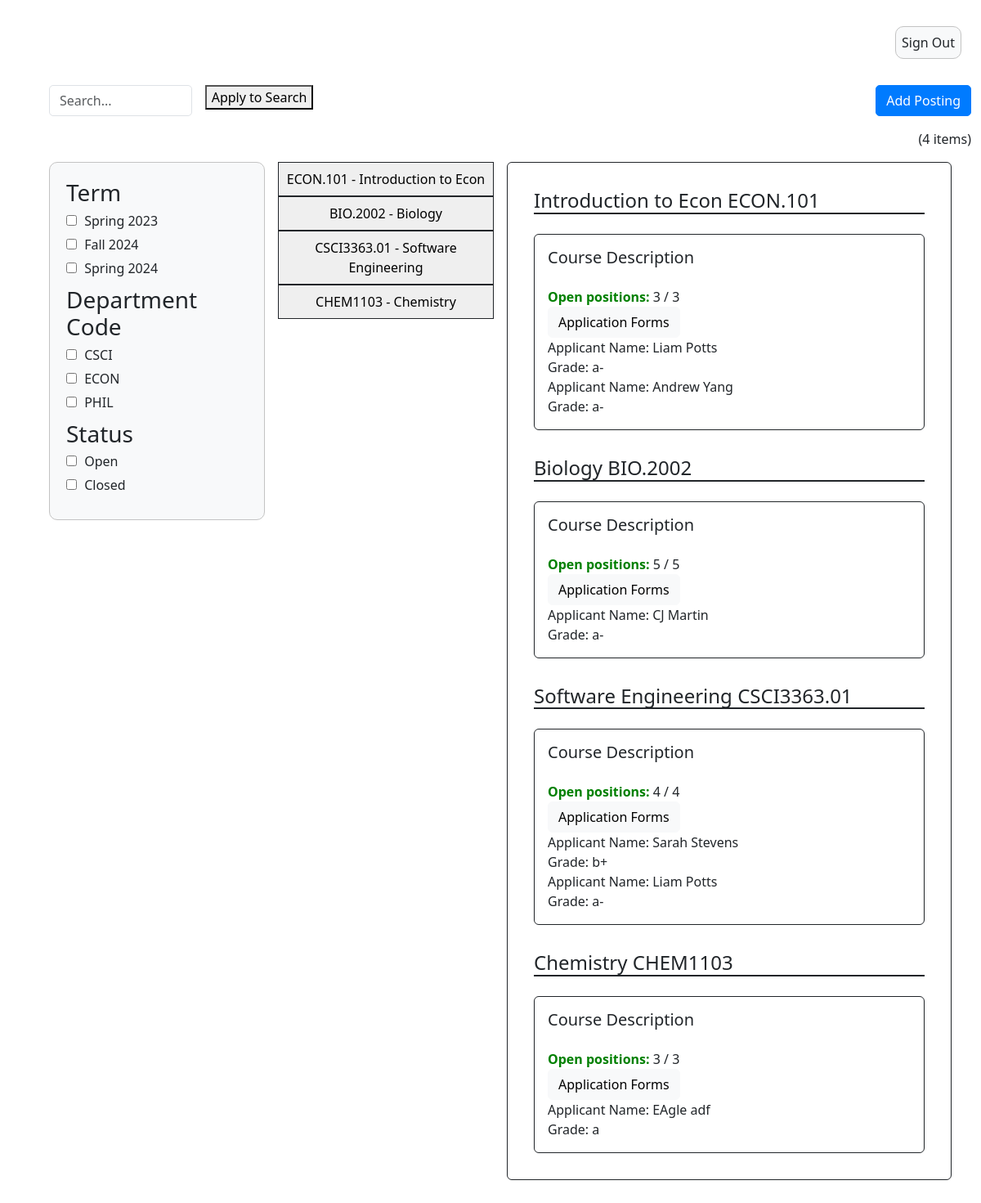
/instructor_summary/, run on an earlier commit of the app's database.
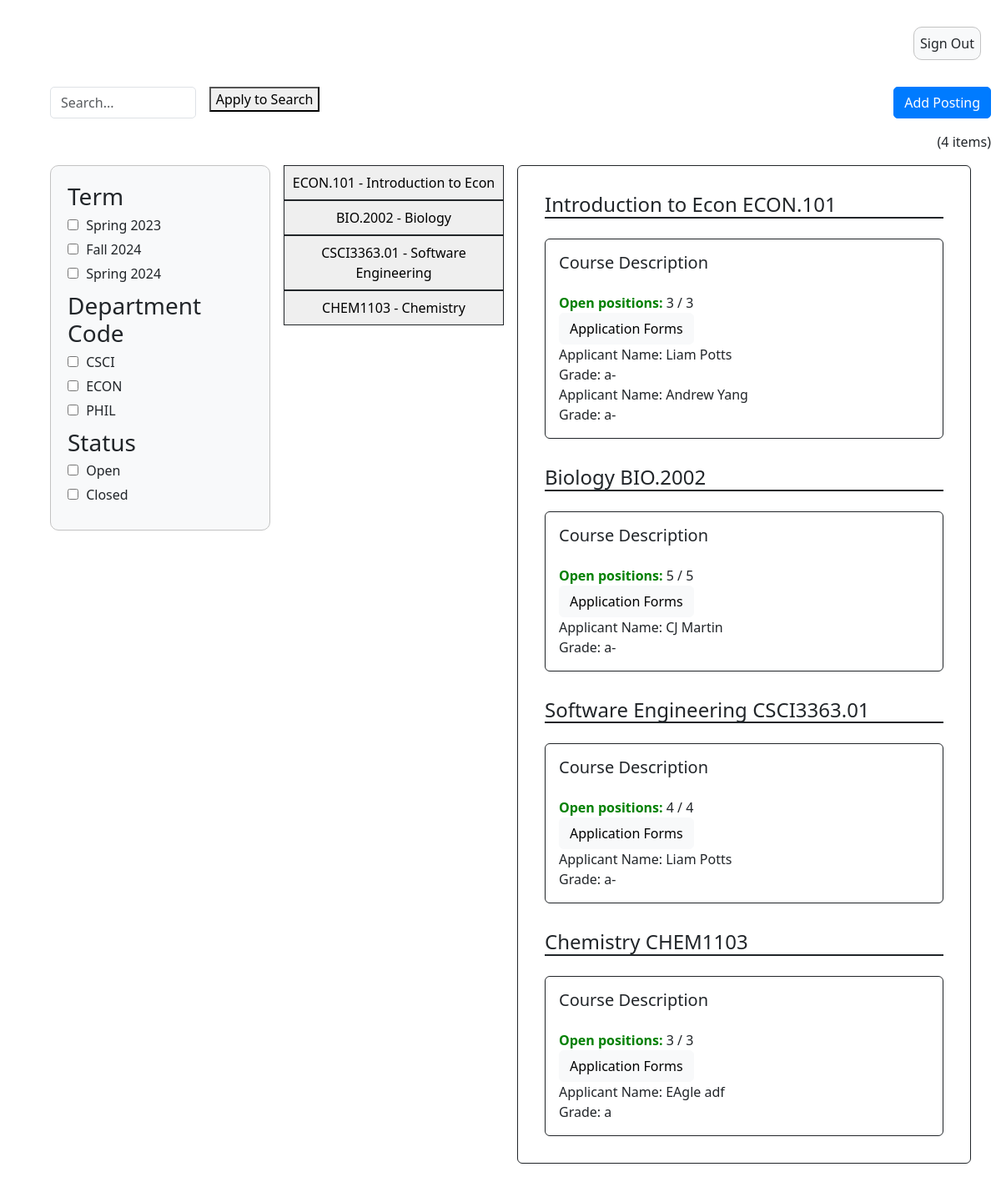
And on a later commit of the database.
### InstructorAddCourse/models.py (models this page shows)
class InstructorAddCourse(models.Model):
	course_name = models.CharField(max_length=255)
	course_number = models.CharField(max_length=255)
	course_instructor = models.CharField(max_length=255)
	description = models.CharField(max_length=800)
	total_time_commitment = models.DecimalField(max_digits=2, decimal_places=0, validators=[MinValueValidator(0)], default=0)
	has_discussion = models.CharField(choices=[('yes', 'Yes'),('no', 'No')], max_length=50, default='')
	num_ta_needed = models.DecimalField(max_digits=2, decimal_places=0, validators=[MinValueValidator(0)], default=0)
	curr_num_ta = models.IntegerField(default=0)
	graded_meeting = models.CharField(choices=[('yes', 'Yes'),('no', 'No')], max_length=50, default='')
	office_hours = models.DecimalField(max_digits=2, decimal_places=0, validators=[MinValueValidator(0)], default=0)
	other_info = models.CharField(max_length=800, default=None)
	term = models.CharField(default=get_default_term(), max_length=100)

### application/models.py (models this page shows)
class Application(models.Model):
    course_name = models.CharField(max_length=200, default=None, blank = False, null=False)
    course_number = models.CharField(max_length=200, default=None)
    description = models.CharField(max_length=800, default=None)
    first_name = models.CharField(max_length=255, default=None)
    last_name = models.CharField(max_length=255, default=None)
    eagle_id = models.CharField(max_length=255, default=None)
    GRADES = (
        ('--', '--'),
        ('a', 'A'),
        ('a-', 'A-'),
        ('b+', 'B+'),
        ('b-', 'B-'),
        ('c+', 'C+'),
        ('c', 'C'),
        ('c-', 'C-'),
        ('d+', 'D+'),
        ('d', 'D'),
        ('d-', 'D-'),
        ('f', 'F'),
        ('n/a', 'N/A')
    )
    GRAD = (
        ('--', '--'),
        ('2023','2023'),
        ('2024', '2024'),
        ('2025', '2025'),
        ('2026', '2026')
    )
    grad = models.CharField(max_length=50, choices=GRAD, default='')
    past_course = models.CharField(choices=[('yes', 'Yes'),('no', 'No')], max_length=50, default='')
    grade = models.CharField(max_length=50, choices=GRADES, default='')
    hours = models.DecimalField(max_digits=2, decimal_places=0, validators=[MinValueValidator(0)], default=0)
    other_courses = models.CharField(max_length=800, default=None)
    misc_information = models.CharField(max_length=800, default=None)

### instructorSummary/views.py (the view)
# urls.py: path('instructor_summary/', instructor_summary_view),
def instructor_summary_view(response):
    course_objects = InstructorAddCourse.objects.all()
    course_count = course_objects.count()
    application_objects = Application.objects.all()
    search_query = response.GET.get('q', '')
    term_filter = response.GET.get('term', '')
    status_filter = response.GET.get('status', '')
    dept_filter = response.GET.get('dept-code', '')
    applied_filters = []
    if search_query:
        course_objects = course_objects.filter(
            course_name__icontains=search_query)
        applied_filters.append(('q', search_query))
    if term_filter:
        if term_filter in term_keys:
            course_objects = [course for course in course_objects if get_term(
                course) == term_filter]
            applied_filters.append(('term', term_filter))
    if dept_filter:
        if dept_filter in dept_keys:
            course_objects = [course for course in course_objects if get_dept(
                course) == dept_filter]
            applied_filters.append(('dept-code', dept_filter))
    if status_filter:
        if status_filter in status_keys:
            course_objects = [course for course in course_objects if get_status(
                course) == status_filter]
            applied_filters.append(('status', status_filter))
    else:
        applied_filters = [f for f in applied_filters if f[0] != 'status']
    context = {'course_objects': course_objects,
               'course_count': course_count,
               'application_objects': application_objects,
               'applied_filters': applied_filters}
    return render(response, "instructorSummary.html", context)

### templates/instructorSummary.html (shortened to what this page needs)
<!DOCTYPE html>
{% extends 'appbase.html' %} {% block content %} {% load static %}
<html>
    <head>
        <link rel="stylesheet" href="{% static 'adminSummary.css' %}" />
    </head>
        <body>
            <div class="container-fluid">
              <form method="get">
              <div class="row">
                <div class="col-sm-2">
                  <input
                    type="text"
                    class="form-control"
                    id="search"
                    name="q"
                    placeholder="Search..."
                  />
                </div>
                <div class="col-sm-2">
                  <button id="apply-to-search-btn">Apply to Search</button>
                </div>
                <div class="col-sm">
                </div>
                <div class="col-md-4">
                  <div class="text-end">
                    <a href="{% url 'add_course' %}" id="add-posting-btn" class="btn btn-primary">
                      Add Posting
                    </a>
                  </div>
                </div>
              </div>
              <div class="row" id="item-row">
                <div class="col-sm">
                  <div class="text-end">({{course_count}} items)</div>
                </div>
              </div>
              </div>
                <div class="row">
                    <div class="col">
                        <div class="filter-box">
                          <div class="filter-group">
                            <h3>Term</h3>
                            <label>
                              <input type="checkbox" name="term" value="Spring 2023"/>
                              Spring 2023
                            </label>
                            <label>
                              <input type="checkbox" name="term" value="Fall 2024"/>
                              Fall 2024
                            </label>
                            <label>
                             <input type="checkbox" name="term" value="Spring 2024"/>
                             Spring 2024
                           </label>
                          </div>
                          <div class="filter-group">
                            <h3>Department Code</h3>
                            <label>
                              <input type="checkbox" name="dept-code" value="CSCI"/>
                              CSCI
                            </label>
                            <label>
                              <input type="checkbox" name="dept-code" value="ECON"/>
                              ECON
                            </label>
                            <label>
                              <input type="checkbox" name="color" value="PHIL"/>
                              PHIL
                            </label>
                          </div>
                          <div class="filter-group">
                            <h3>Status</h3>
                            <label>
                              <input type="checkbox" name="status" value="Open"/>
                              Open
                            </label>
                            <label>
                              <input type="checkbox" name="status" value="Closed"/>
                              Closed
                            </label>
                            </div>
                        </div>
                    </div>
                    <div class="col">
                        {% for course in course_objects %}
                        <button class="border border-1 border-dark p-2" style="width:100%">
                            <div>{{ course.course_number}} - {{ course.course_name}}</div>
                        </button>
                        {% endfor %}
                    </div>
                    <div class="col-6">
                        <div class="border border-1 border-dark rounded p-3">
                            {% for course in course_objects %}
                            <div class="p-3">
                            <h4 class="border-bottom border-2 border-dark">{{ course.course_name }}&nbsp;{{ course.course_number}}</h4>
                            <div class="border border-1 border-dark rounded p-3 mt-4">
                                <h5>Course Description</h5>
                                <div class="mt-4"><strong style="color: green;">Open positions:</strong> {{ course.num_ta_needed }} / {{ course.num_ta_needed}}</div>
                                <button class="btn btn-light">Application Forms</button>
                                {% for application in application_objects %}
                                  {% if course.course_number == application.course_number %}
                                    <div>Applicant Name: {{ application.first_name }} {{ application.last_name }}</div>
                                    <div>Grade: {{ application.grade }}</div>
                                  {% endif %}
                                {% endfor %}
                            </div>
                            </div>
                            {% endfor %}
                        </div>
                    </div>
                </div>
            </div>
        </body>
</html>
{% endblock %}

### templates/appbase.html (shortened to what this page needs)
{% load static %}
<html>
  <head>
    <link
      href="https://cdn.jsdelivr.net/npm/bootstrap@5.3.0-alpha1/dist/css/bootstrap.min.css"
      rel="stylesheet"
    />
    <link rel="stylesheet" href="{% static 'appbase.css' %}" />
  </head>
  <body>
    <div class="container-fluid m-4">
      <div class="row m-3">
        <div class="col-sm">
          <div class="container-fluid d-flex justify-content-end">
            <a class="nav-link btn btn-sm sign-out-button" href="{% url 'logout' %}">Sign Out</a>
          </div>
        </div>
        </div>
        <div class="row m-3">
          {% block content %} {% endblock %}
  </body>
</html>

### static/appbase.css (style rules this page uses)
.sign-out-button { background-color: #f8f9fa; border: 1px solid #c3c3c3; border-radius: 10px; padding: 7px; transition: background-color 0.3s, border-color 0.3s; }

### static/adminSummary.css (style rules this page uses)
body { height: 100%; }
.filter-box { padding: 20px; border: 1px solid #c3c3c3; background-color: #f8f9fa; border-radius: 10px; }
.filter-group { margin-bottom: 10px; }
.filter-group h3 { margin-top: 0; margin-bottom: 5px; }
.filter-group label { display: block; margin-bottom: 5px; }
.filter-group input[type="checkbox"] { margin-right: 5px; }
[class*="col"] { padding: 0.5rem; }
.form-control { border-radius: 5px; }
.btn-primary { background-color: #007bff; border-color: #007bff; border-radius: 5px; }

What changed in the data, as far as the page shows it:
removed Application: first_name "Sarah", last_name "Stevens", grade "b+", shown under InstructorAddCourse "Software Engineering"
